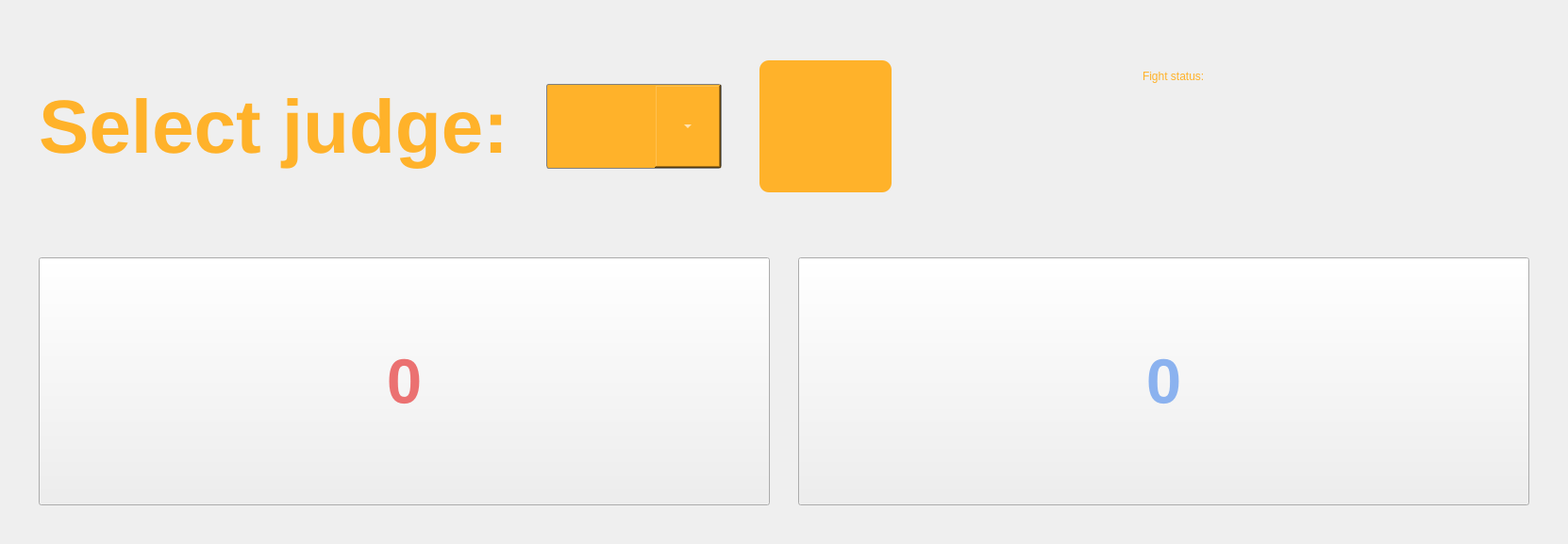
<?xml version="1.0" encoding="UTF-8"?>
<ui version="4.0">
 <class>MainWindow</class>
 <widget class="QMainWindow" name="MainWindow">
  <property name="geometry">
   <rect>
    <x>0</x>
    <y>0</y>
    <width>1662</width>
    <height>577</height>
   </rect>
  </property>
  <property name="windowTitle">
   <string>MainWindow</string>
  </property>
  <widget class="QWidget" name="centralWidget">
   <layout class="QVBoxLayout" name="verticalLayout">
    <item>
     <layout class="QHBoxLayout" name="horizontalLayout">
      <property name="spacing">
       <number>40</number>
      </property>
      <property name="sizeConstraint">
       <enum>QLayout::SetMinimumSize</enum>
      </property>
      <property name="leftMargin">
       <number>30</number>
      </property>
      <property name="topMargin">
       <number>20</number>
      </property>
      <property name="rightMargin">
       <number>30</number>
      </property>
      <item>
       <widget class="QLabel" name="label">
        <property name="enabled">
         <bool>false</bool>
        </property>
        <property name="sizePolicy">
         <sizepolicy hsizetype="Minimum" vsizetype="Preferred">
          <horstretch>0</horstretch>
          <verstretch>0</verstretch>
         </sizepolicy>
        </property>
        <property name="minimumSize">
         <size>
          <width>0</width>
          <height>0</height>
         </size>
        </property>
        <property name="maximumSize">
         <size>
          <width>650</width>
          <height>150</height>
         </size>
        </property>
        <property name="styleSheet">
         <string notr="true">QLabel
{
    color: rgb(255, 178, 42);
    font: bold 80px;
}</string>
        </property>
        <property name="text">
         <string>Select judge:</string>
        </property>
       </widget>
      </item>
      <item>
       <widget class="QComboBox" name="selectJudgeComboBox">
        <property name="enabled">
         <bool>true</bool>
        </property>
        <property name="sizePolicy">
         <sizepolicy hsizetype="Minimum" vsizetype="Fixed">
          <horstretch>0</horstretch>
          <verstretch>0</verstretch>
         </sizepolicy>
        </property>
        <property name="minimumSize">
         <size>
          <width>0</width>
          <height>90</height>
         </size>
        </property>
        <property name="maximumSize">
         <size>
          <width>400</width>
          <height>90</height>
         </size>
        </property>
        <property name="styleSheet">
         <string notr="true">QComboBox
{
border: 1px solid gray;
border-radius: 3px;
padding: 1px 18px 1px 3px;
background-color:rgb(255, 178, 42);
color: white;
	font: 70px &quot;MS Shell Dlg 2&quot;;
}
QComboBox QAbstractItemView{background: rgb(255, 178, 42);}

QComboBox::item:selected
{
    background-color: rgb(255, 190, 50);
    color: rgb(0, 0, 0);
}
QComboBox::drop-down {
    width: 70px;
}

QComboBox::disabled
{
    background-color:  rgb(255, 190, 50);
}</string>
        </property>
        <item>
         <property name="text">
          <string/>
         </property>
        </item>
        <item>
         <property name="text">
          <string>Judge 1</string>
         </property>
        </item>
        <item>
         <property name="text">
          <string>Judge 2</string>
         </property>
        </item>
        <item>
         <property name="text">
          <string>Judge 3</string>
         </property>
        </item>
       </widget>
      </item>
      <item>
       <widget class="QPushButton" name="lockUnlockButton">
        <property name="minimumSize">
         <size>
          <width>140</width>
          <height>140</height>
         </size>
        </property>
        <property name="maximumSize">
         <size>
          <width>140</width>
          <height>140</height>
         </size>
        </property>
        <property name="styleSheet">
         <string notr="true">QPushButton
{
color: white;
background-color: rgb(255, 178, 42);
border-radius: 10px;
font: 75 24pt &quot;MS Shell Dlg 2&quot;;
}

QPushButton:hover:!pressed
{
background-color: rgb(255, 190, 50);
}</string>
        </property>
        <property name="text">
         <string/>
        </property>
        <property name="icon">
         <iconset resource="images.qrc">
          <normaloff>:/img/img/lock.png</normaloff>:/img/img/lock.png</iconset>
        </property>
        <property name="iconSize">
         <size>
          <width>100</width>
          <height>100</height>
         </size>
        </property>
        <property name="checkable">
         <bool>true</bool>
        </property>
        <property name="checked">
         <bool>false</bool>
        </property>
       </widget>
      </item>
      <item>
       <widget class="QLabel" name="label_2">
        <property name="enabled">
         <bool>false</bool>
        </property>
        <property name="minimumSize">
         <size>
          <width>0</width>
          <height>0</height>
         </size>
        </property>
        <property name="maximumSize">
         <size>
          <width>16777215</width>
          <height>200</height>
         </size>
        </property>
        <property name="text">
         <string/>
        </property>
       </widget>
      </item>
      <item>
       <layout class="QVBoxLayout" name="verticalLayout_2">
        <item>
         <widget class="QLabel" name="label1">
          <property name="enabled">
           <bool>false</bool>
          </property>
          <property name="minimumSize">
           <size>
            <width>410</width>
            <height>100</height>
           </size>
          </property>
          <property name="maximumSize">
           <size>
            <width>16777215</width>
            <height>100</height>
           </size>
          </property>
          <property name="styleSheet">
           <string notr="true">QLabel
{
color: rgb(255, 178, 42);
font: 70px &quot;MS Shell Dlg 2&quot;;
}</string>
          </property>
          <property name="text">
           <string>Fight status:</string>
          </property>
         </widget>
        </item>
        <item>
         <widget class="QLabel" name="fightStatusLabel">
          <property name="enabled">
           <bool>false</bool>
          </property>
          <property name="minimumSize">
           <size>
            <width>410</width>
            <height>100</height>
           </size>
          </property>
          <property name="maximumSize">
           <size>
            <width>16777215</width>
            <height>100</height>
           </size>
          </property>
          <property name="styleSheet">
           <string notr="true">QLabel
{
color: rgb(255, 178, 42);
font: 70px &quot;MS Shell Dlg 2&quot;;
}</string>
          </property>
          <property name="text">
           <string/>
          </property>
          <property name="alignment">
           <set>Qt::AlignCenter</set>
          </property>
         </widget>
        </item>
       </layout>
      </item>
     </layout>
    </item>
    <item>
     <layout class="QHBoxLayout" name="horizontalLayout_2">
      <property name="spacing">
       <number>30</number>
      </property>
      <property name="leftMargin">
       <number>30</number>
      </property>
      <property name="topMargin">
       <number>30</number>
      </property>
      <property name="rightMargin">
       <number>30</number>
      </property>
      <property name="bottomMargin">
       <number>30</number>
      </property>
      <item>
       <widget class="QPushButton" name="competitor1Button">
        <property name="enabled">
         <bool>true</bool>
        </property>
        <property name="sizePolicy">
         <sizepolicy hsizetype="Minimum" vsizetype="Minimum">
          <horstretch>0</horstretch>
          <verstretch>0</verstretch>
         </sizepolicy>
        </property>
        <property name="minimumSize">
         <size>
          <width>0</width>
          <height>0</height>
         </size>
        </property>
        <property name="maximumSize">
         <size>
          <width>10000000</width>
          <height>10000000</height>
         </size>
        </property>
        <property name="font">
         <font>
          <pointsize>50</pointsize>
          <weight>75</weight>
          <italic>false</italic>
          <bold>true</bold>
         </font>
        </property>
        <property name="styleSheet">
         <string notr="true">QPushButton
{
border-image: url(:/img/img/redButton.png);
	color: rgb(235, 113, 113);

}

QPushButton:pressed
{
border-image: url(:/img/img/redButtonPressed.png);
}</string>
        </property>
        <property name="text">
         <string>0</string>
        </property>
        <property name="iconSize">
         <size>
          <width>20</width>
          <height>20</height>
         </size>
        </property>
       </widget>
      </item>
      <item>
       <widget class="QPushButton" name="competitor2Button">
        <property name="enabled">
         <bool>true</bool>
        </property>
        <property name="sizePolicy">
         <sizepolicy hsizetype="Minimum" vsizetype="Minimum">
          <horstretch>0</horstretch>
          <verstretch>0</verstretch>
         </sizepolicy>
        </property>
        <property name="minimumSize">
         <size>
          <width>0</width>
          <height>0</height>
         </size>
        </property>
        <property name="maximumSize">
         <size>
          <width>10000000</width>
          <height>10000000</height>
         </size>
        </property>
        <property name="font">
         <font>
          <pointsize>50</pointsize>
          <weight>75</weight>
          <italic>false</italic>
          <bold>true</bold>
         </font>
        </property>
        <property name="styleSheet">
         <string notr="true">QPushButton
{
	border-image: url(:/img/img/blueButton.png);
	color: rgb(139, 178, 239);
 }


QPushButton:pressed
{
border-image: url(:/img/img/blueButtonPressed.png);
}</string>
        </property>
        <property name="text">
         <string>0</string>
        </property>
       </widget>
      </item>
     </layout>
    </item>
   </layout>
  </widget>
 </widget>
 <layoutdefault spacing="6" margin="11"/>
 <resources>
  <include location="images.qrc"/>
 </resources>
 <connections/>
</ui>
